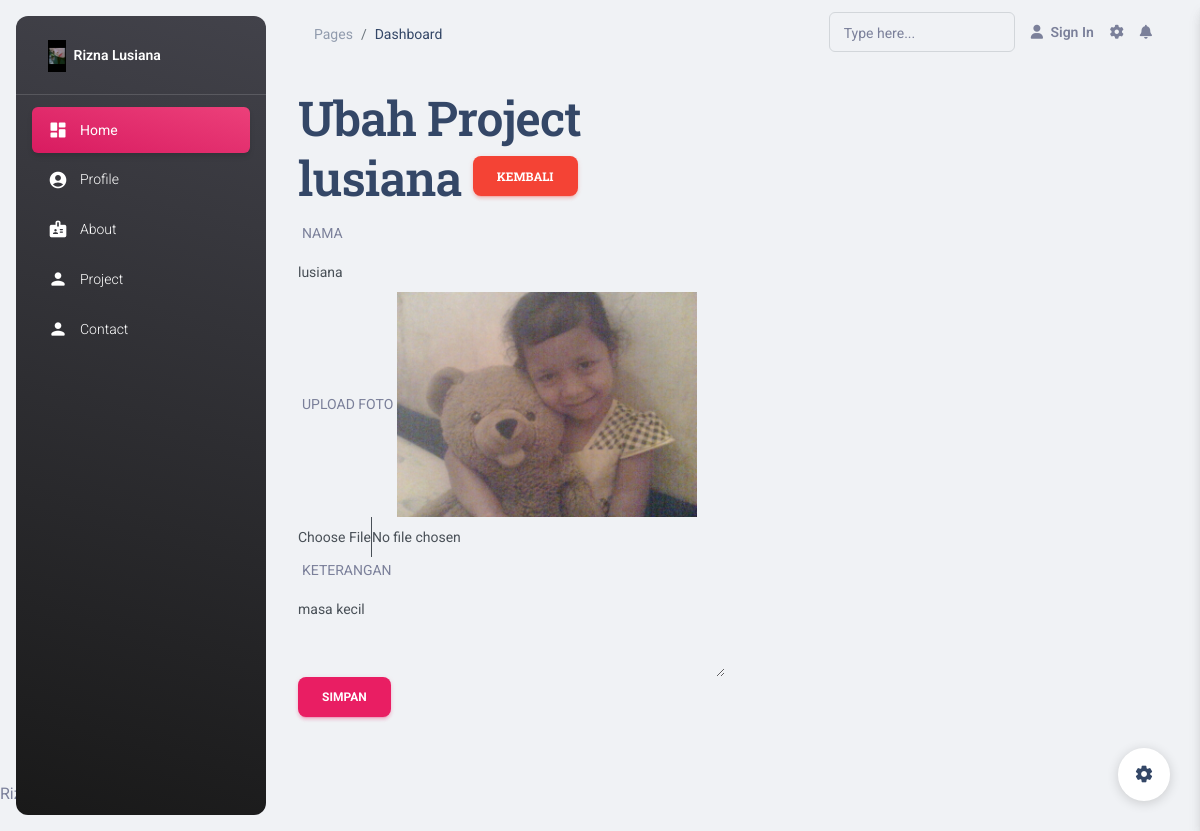
/admin/index.php?menu=ubah-project&id=1 (signed in), run on the app's committed database.
### tables this page shows
CREATE TABLE `project` (
  `Id_p` int(11) NOT NULL,
  `Nama_p` varchar(100) NOT NULL,
  `Ket` text NOT NULL,
  `Foto` varchar(100) NOT NULL
);

### admin/views/ubah-project.php (the view, shortened to what this page needs)
<?php
$id = $_GET['id'];
$getData = mysqli_query($koneksi, "select * from project where id_p=$id");
$data = mysqli_fetch_assoc($getData);
?>
<div class="row">
  <div class="col-md-6">
    <h1>
      Ubah Project <?=$data['Nama_p']?>
      <a href="?menu=project" class="btn btn-danger">kembali</a>
    </h1>
    <form action="" method="post" enctype="multipart/form-data">
      <div class="form-group">
        <label>NAMA</label>
        <input type="text" name="nama" class="form-control" value="<?=$data['Nama_p']?>" required>
      </div>
      <div class="form-group">
        <label>UPLOAD FOTO</label>
        <img src="../foto/<?=$data['Foto']?>" width="300px">
        <input type="file" name="foto" class="form-control">
      </div>
      <div class="form-group">
        <label>KETERANGAN</label>
        <textarea name="Ket" cols="30" rows="3" class="form-control" required><?=$data['Ket']?></textarea>
      </div>
      <button type="submit" name="simpan" class="btn btn-primary">Simpan</button>
    </form>
  </div>
</div>

### data on the page
project: Nama_p "lusiana", nama "lusiana", Foto (picture), Ket "masa kecil"
